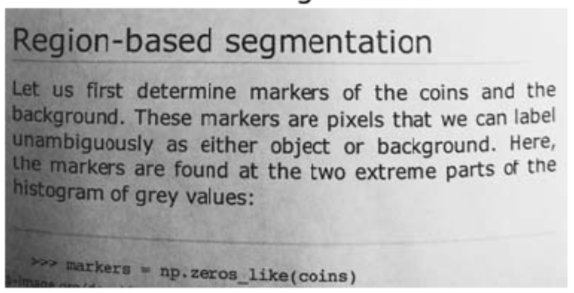
#> input picture 6. Computer Vision/05. Edge detection, perspective transform and Morphological transformations/img/t1.png, 574 x 293 px
$ jupyter execute Thresholding.ipynb   (shell and % lines are left out)
#> lines starting #> are read from the running program, lines starting #| are printed output that depends on the picture; after the words box and inside, x2 and y2 are one past the last pixel; in counts of white or black regions, pixels touching at a corner belong together
# Computer Vision Thresholding

[cell 1]
import cv2
import numpy as np
import matplotlib.pyplot as plt

[cell 2]
# Have a look at the 2 images below
text = cv2.imread('img/t1.png')
#> text is the input picture: shape (293, 574, 3); mean B, G, R 176.7, 176.7, 176.7
plt.figure(figsize = (12,10))
plt.imshow(text, cmap='gray')

[cell 3]
text_2 = cv2.imread('img/t2.png')
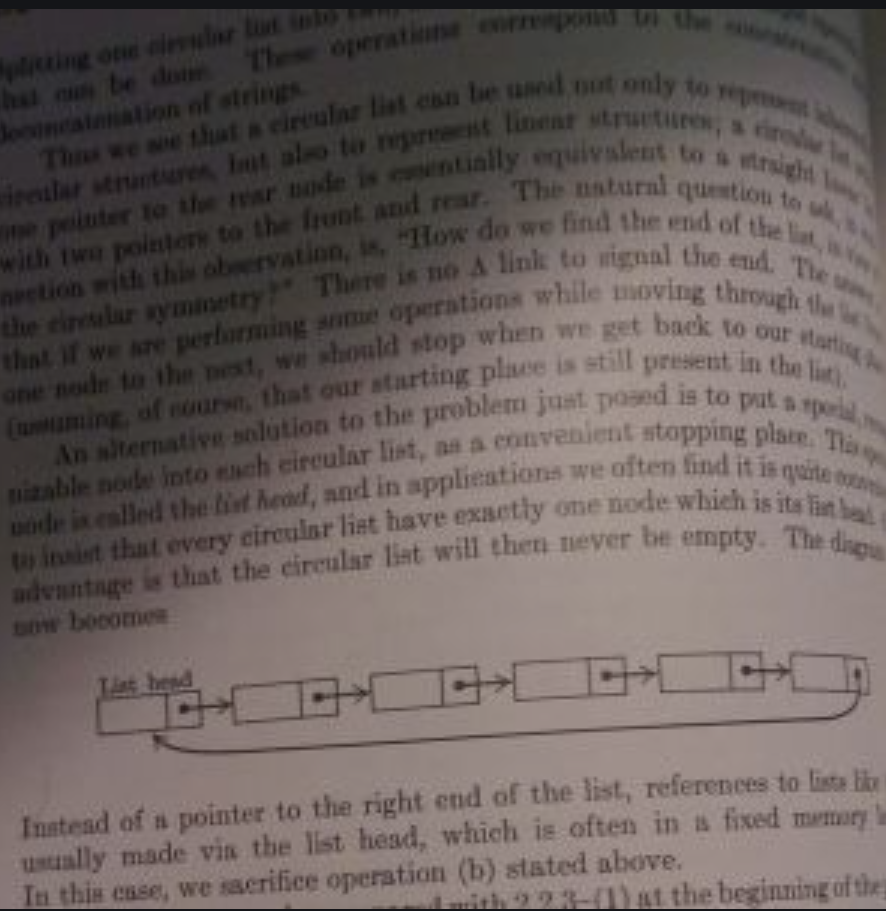
#> input picture 6. Computer Vision/05. Edge detection, perspective transform and Morphological transformations/img/t2.png, 886 x 911 px
#> text_2 is the input picture: shape (911, 886, 3); mean B, G, R 94.2, 97, 107
plt.figure(figsize = (12,10))
plt.imshow(text_2, cmap='gray')

[cell 4]
# Apply threshold to the images above to make them look better, try to find the best one
ret, thresh1 = cv2.threshold(text,95, 255, cv2.THRESH_BINARY)
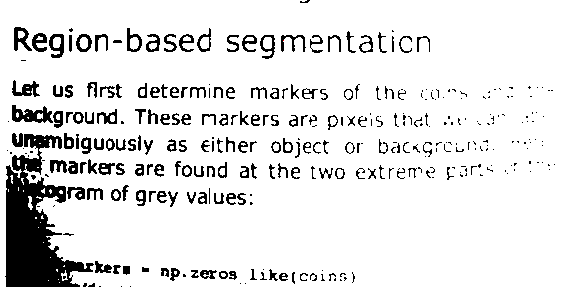
#> thresh1: shape (293, 574, 3); mean B, G, R 227.7, 227.7, 227.7
plt.imshow(thresh1)

[cell 5]
ret, thresh2 = cv2.threshold(text_2,65, 255, cv2.THRESH_BINARY)
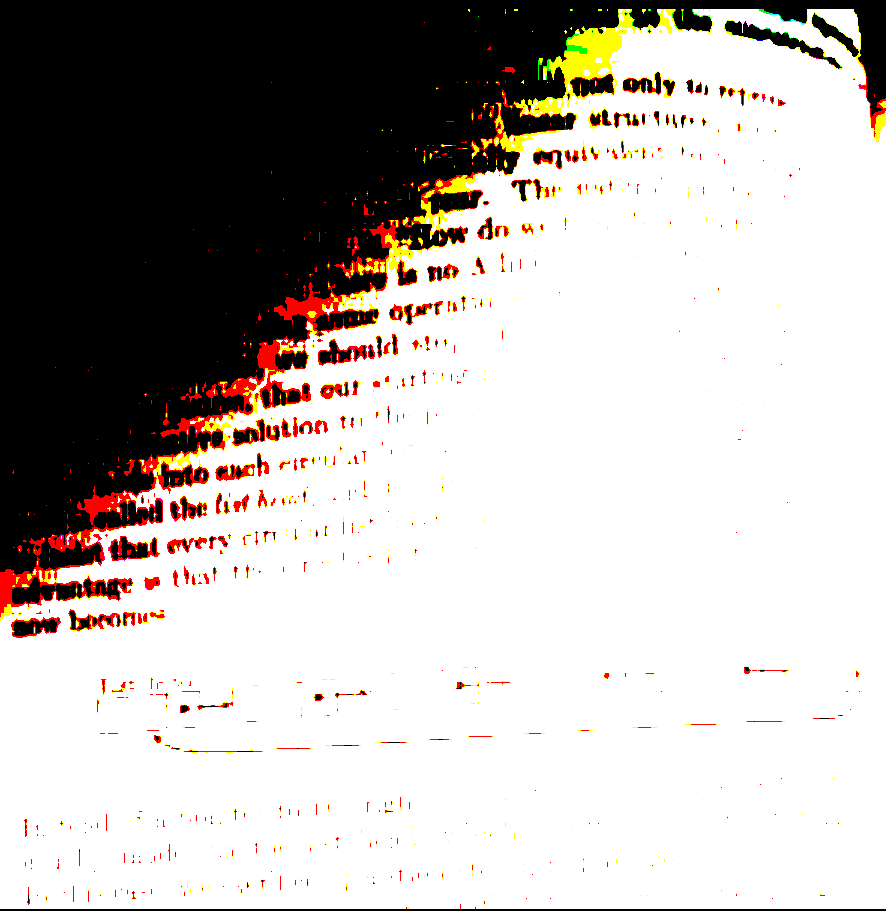
#> thresh2: shape (911, 886, 3); mean B, G, R 176.5, 180.4, 186.6
plt.figure(figsize = (12,10))
plt.imshow(thresh2)

[cell 6]
# Try to apply adaptiveThreshold and see if that helps, use both ADAPTIVE_THRESH_MEAN_C and ADAPTIVE_THRESH_GAUSSIAN_C
ret, thresh3 = cv2.threshold(text_2,75, 255, cv2.ADAPTIVE_THRESH_GAUSSIAN_C)
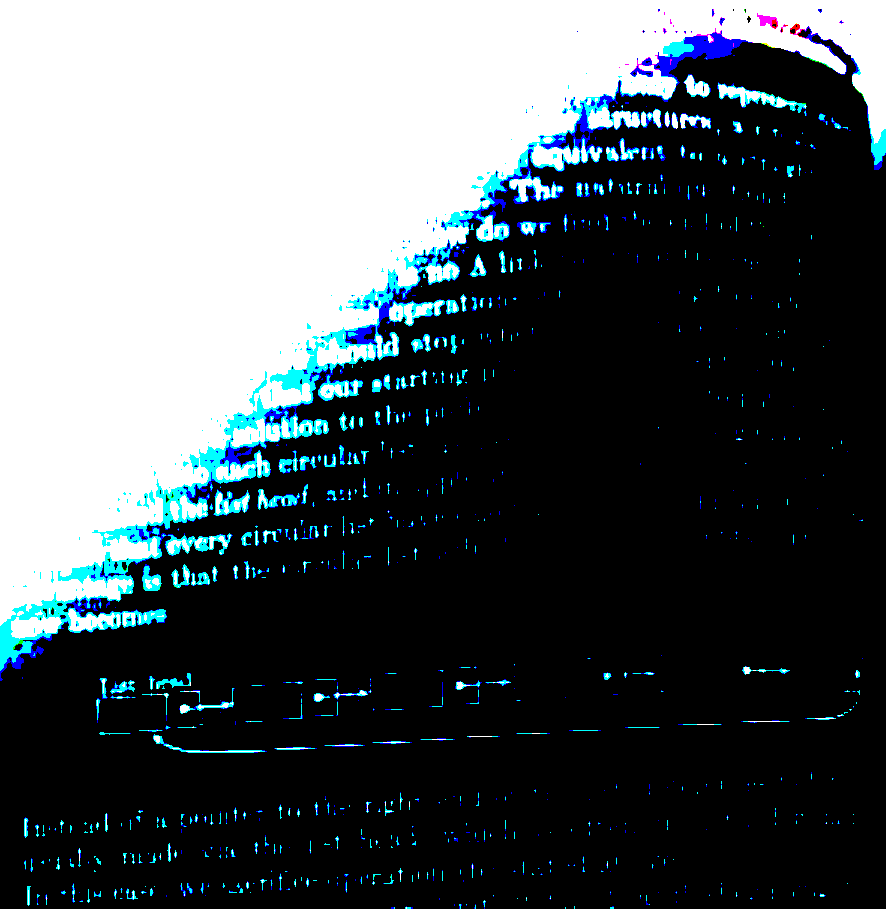
#> thresh3: shape (911, 886, 3); mean B, G, R 91.7, 88.3, 80.6
plt.figure(figsize = (12,10))
plt.imshow(thresh3)

[cell 7]
# Now apply Otsu's thresholding to the same images, always make sure to start with a copy of the original image
ot = text_2.copy()
ot = cv2.cvtColor(ot, cv2.COLOR_BGR2GRAY)
ret, thresh4 = cv2.threshold(ot,0, 255, cv2.THRESH_OTSU)
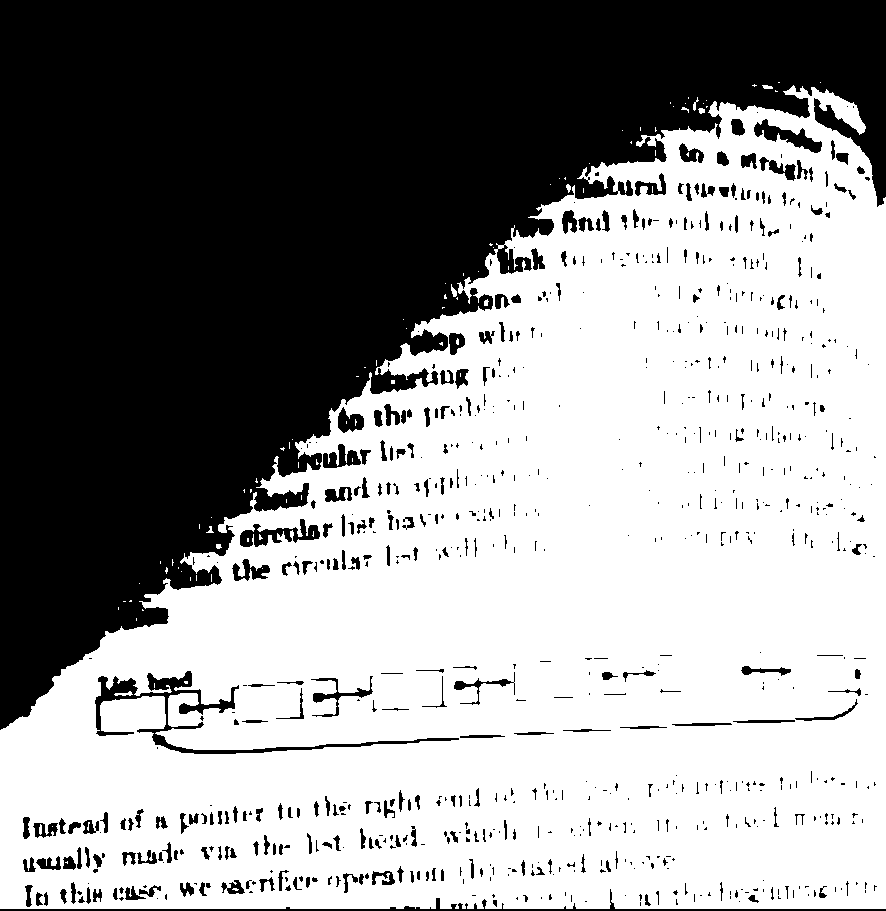
#> thresh4: shape (911, 886); 57.5% white; 824 black regions (539 under 20 px), largest, box (x1, y1, x2, y2) and area: (0, 0, 886, 730) 313346, (95, 671, 459, 754) 3497, (0, 889, 886, 911) 2036
#> ret = 94
plt.figure(figsize = (12,10))
plt.imshow(thresh4)
